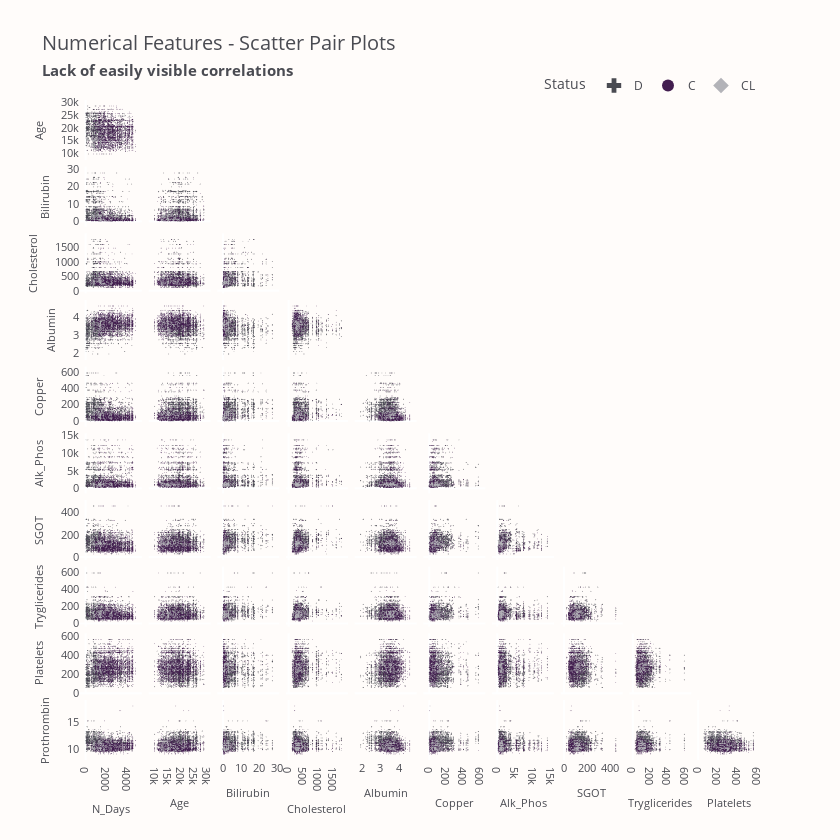

Source (notebook cell):
### Code cell
fig = px.scatter_matrix(
    train,
    dimensions=num_features,
    color="Status",
    symbol="Status",
    symbol_sequence=["cross", "circle", "diamond"],
    title="Numerical Features - Scatter Pair Plots<br>"
    "<span style='font-size: 75%; font-weight: bold;'>"
    "Lack of easily visible correlations</span>",
    width=840,
    height=840,
)
fig.update_xaxes()
fig.update_traces(diagonal_visible=False, showupperhalf=False, marker_size=0.75)
fig.update_layout(legend=dict(y=1, x=1, itemsizing="constant", title="Status"))
fig.show()

### Figure 1 — Plotly figure (JSON) as saved in the notebook; plotly's stock layout.template omitted (floating-point values rounded to 4 significant figures; data arrays with more than 128 entries replaced by an {"elided": "..."} marker saying what was removed)
{"data": [{"diagonal": {"visible": false}, "dimensions": [{"axis": {"matches": true}, "label": "N_Days", "values": {"elided": "2665 int values"}}, {"axis": {"matches": true}, "label": "Age", "values": {"elided": "2665 int values"}}, {"axis": {"matches": true}, "label": "Bilirubin", "values": {"elided": "2665 float values"}}, {"axis": {"matches": true}, "label": "Cholesterol", "values": {"elided": "2665 int values"}}, {"axis": {"matches": true}, "label": "Albumin", "values": {"elided": "2665 float values"}}, {"axis": {"matches": true}, "label": "Copper", "values": {"elided": "2665 int values"}}, {"axis": {"matches": true}, "label": "Alk_Phos", "values": {"elided": "2665 float values"}}, {"axis": {"matches": true}, "label": "SGOT", "values": {"elided": "2665 float values"}}, {"axis": {"matches": true}, "label": "Tryglicerides", "values": {"elided": "2665 int values"}}, {"axis": {"matches": true}, "label": "Platelets", "values": {"elided": "2665 int values"}}, {"axis": {"matches": true}, "label": "Prothrombin", "values": {"elided": "2665 float values"}}], "hovertemplate": "Status=D<br>%{xaxis.title.text}=%{x}<br>%{yaxis.title.text}=%{y}<extra></extra>", "legendgroup": "D", "marker": {"color": "#4A4B52", "size": 0.75, "symbol": "cross"}, "name": "D", "showlegend": true, "showupperhalf": false, "type": "splom"}, {"diagonal": {"visible": false}, "dimensions": [{"axis": {"matches": true}, "label": "N_Days", "values": {"elided": "4965 int values"}}, {"axis": {"matches": true}, "label": "Age", "values": {"elided": "4965 int values"}}, {"axis": {"matches": true}, "label": "Bilirubin", "values": {"elided": "4965 float values"}}, {"axis": {"matches": true}, "label": "Cholesterol", "values": {"elided": "4965 int values"}}, {"axis": {"matches": true}, "label": "Albumin", "values": {"elided": "4965 float values"}}, {"axis": {"matches": true}, "label": "Copper", "values": {"elided": "4965 int values"}}, {"axis": {"matches": true}, "label": "Alk_Phos", "values": {"elided": "4965 float values"}}, {"axis": {"matches": true}, "label": "SGOT", "values": {"elided": "4965 float values"}}, {"axis": {"matches": true}, "label": "Tryglicerides", "values": {"elided": "4965 int values"}}, {"axis": {"matches": true}, "label": "Platelets", "values": {"elided": "4965 int values"}}, {"axis": {"matches": true}, "label": "Prothrombin", "values": {"elided": "4965 float values"}}], "hovertemplate": "Status=C<br>%{xaxis.title.text}=%{x}<br>%{yaxis.title.text}=%{y}<extra></extra>", "legendgroup": "C", "marker": {"color": "#421D4F", "size": 0.75, "symbol": "circle"}, "name": "C", "showlegend": true, "showupperhalf": false, "type": "splom"}, {"diagonal": {"visible": false}, "dimensions": [{"axis": {"matches": true}, "label": "N_Days", "values": {"elided": "275 int values"}}, {"axis": {"matches": true}, "label": "Age", "values": {"elided": "275 int values"}}, {"axis": {"matches": true}, "label": "Bilirubin", "values": {"elided": "275 float values"}}, {"axis": {"matches": true}, "label": "Cholesterol", "values": {"elided": "275 int values"}}, {"axis": {"matches": true}, "label": "Albumin", "values": {"elided": "275 float values"}}, {"axis": {"matches": true}, "label": "Copper", "values": {"elided": "275 int values"}}, {"axis": {"matches": true}, "label": "Alk_Phos", "values": {"elided": "275 float values"}}, {"axis": {"matches": true}, "label": "SGOT", "values": {"elided": "275 float values"}}, {"axis": {"matches": true}, "label": "Tryglicerides", "values": {"elided": "275 int values"}}, {"axis": {"matches": true}, "label": "Platelets", "values": {"elided": "275 int values"}}, {"axis": {"matches": true}, "label": "Prothrombin", "values": {"elided": "275 float values"}}], "hovertemplate": "Status=CL<br>%{xaxis.title.text}=%{x}<br>%{yaxis.title.text}=%{y}<extra></extra>", "legendgroup": "CL", "marker": {"color": "#B3B3B8", "size": 0.75, "symbol": "diamond"}, "name": "CL", "showlegend": true, "showupperhalf": false, "type": "splom"}], "layout": {"dragmode": "select", "height": 840, "legend": {"itemsizing": "constant", "title": {"text": "Status"}, "tracegroupgap": 0, "x": 1, "y": 1}, "title": {"text": "Numerical Features - Scatter Pair Plots<br><span style='font-size: 75%; font-weight: bold;'>Lack of easily visible correlations</span>"}, "width": 840}}
